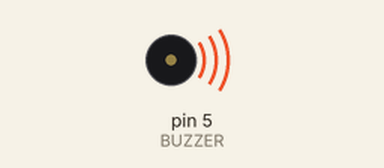
Recording of a sketch running on a simulated Arduino Uno, built with avr-gcc and run on an emulated ATmega328P. Parts: buzzer (waves = sounding).

Above: at 0.5 s.
Timing chart, 0 to 4.6 s (numbered marks = the images above):
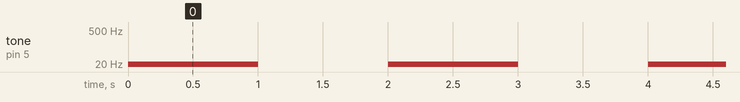

The sketch:

buzzer.ino
```cpp
#define BUZZER 5

void setup()
{
  // put your setup code here, to run once:
  pinMode(BUZZER, OUTPUT);
}

void loop()
{
  tone(BUZZER, 1); //Set the voltage to high and makes a noise
  delay(1000); //Waits for 1000 seconds
  noTone(BUZZER); //Sets the voltage to low and makes no noise
  delay(1000); //Waits for 1000 milliseconds
}
```

Measured:
- by itself, tone on pin 5 (BUZZER): alternates 1 Hz for 1.0 s and silent for 1.0 s
